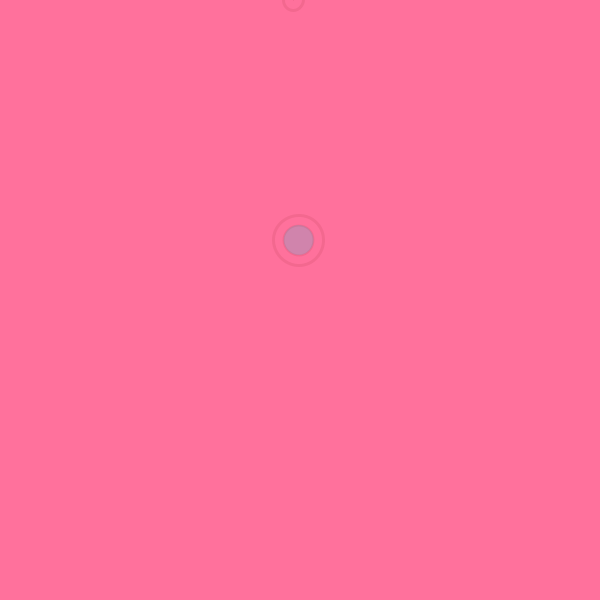
Frame 1 (no input)
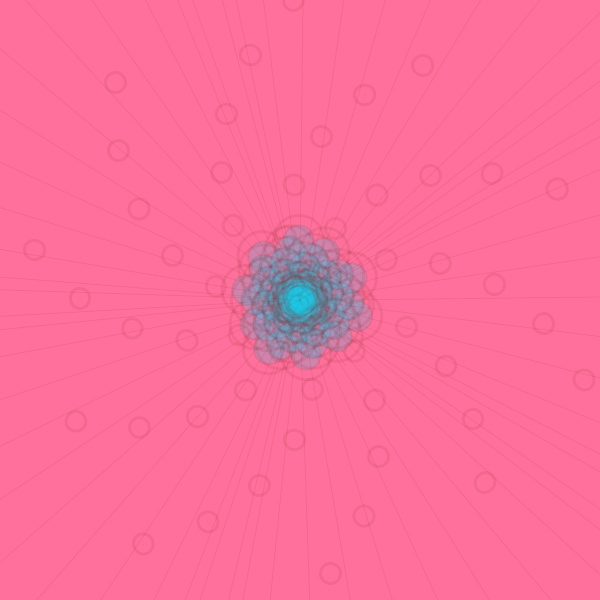
Frame 60 (the mouse pressed at the canvas centre just before this capture)
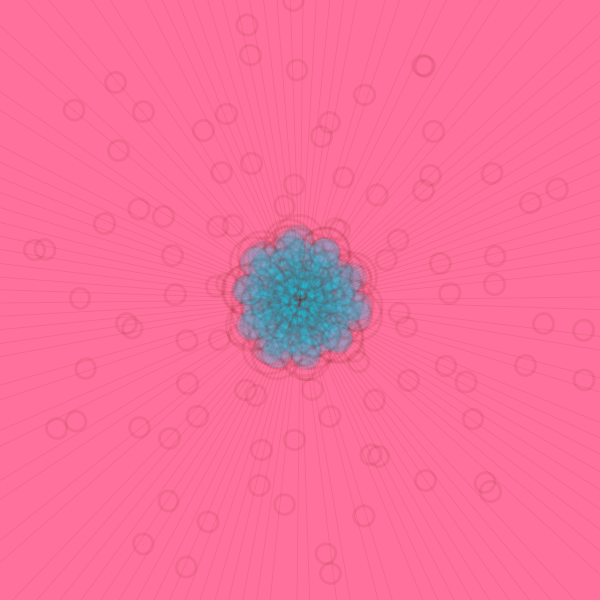
Frame 120 (the mouse held since frame 60 and released just before this capture)

The Processing sketch that drew these frames (run headless with seeded random() and noise(); from frame 60 on, the mouse is pressed at the canvas centre):

// Processing sketch: processing_111836
// ── processing_111836.pde

float x;
float y;
float angle = 0;
float r=300;
float diff=5;
//or  float x,y;
void setup() {
  //  beginRecord(PDF, "everything.pdf");  
  size (600, 600);
  background(255, 113, 156);
}
void draw() {  
  x =  r * cos(angle);
  y =  r * sin(angle);




  strokeWeight(3);
  noFill();
  stroke(129, 22, 22, 25);



  translate(300, 300);
  rotate(r);

  ellipse( x/5, y/5, 50, 50);

  ellipse( x/1, y/1, 20, 20);
  fill(17, 208, 240, 50);
  strokeWeight(2);
  ellipse( x/5, y/5, 30, 30);

  strokeWeight(1);
  line(x/y, x/y, 480, 480);
  //line(x/3, y/3, 480, 480);

  point(x, y);

  angle = angle + 32;
  r= r-diff;

  if ( r==5 || r == 340) {
    diff = diff * +1;
  }

  println(r);
} 
void keyPressed() {
  if (key == 'q') {
    endRecord();
    exit();
  }
}
